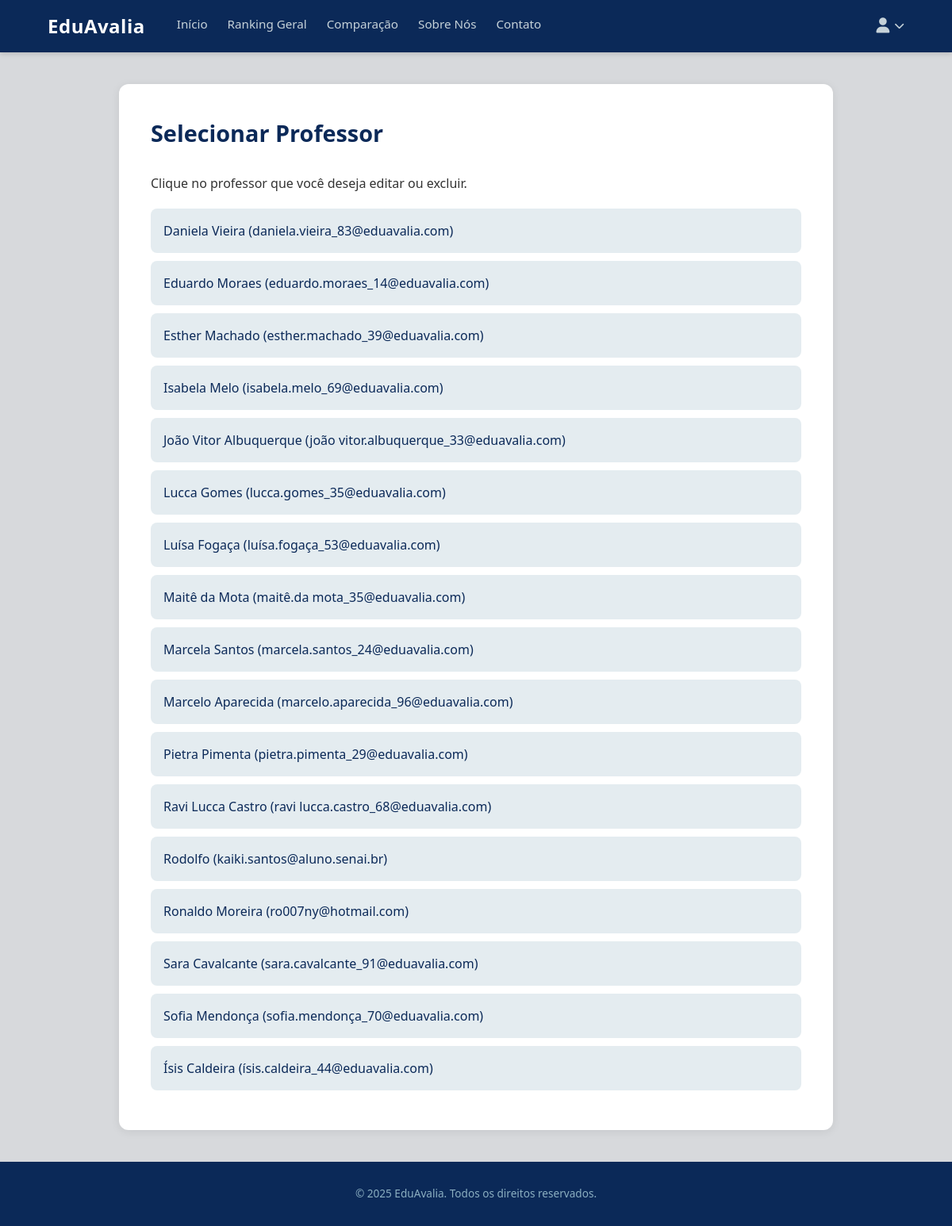
The page /professores/selecionar/ (signed in) on the database as committed earlier.
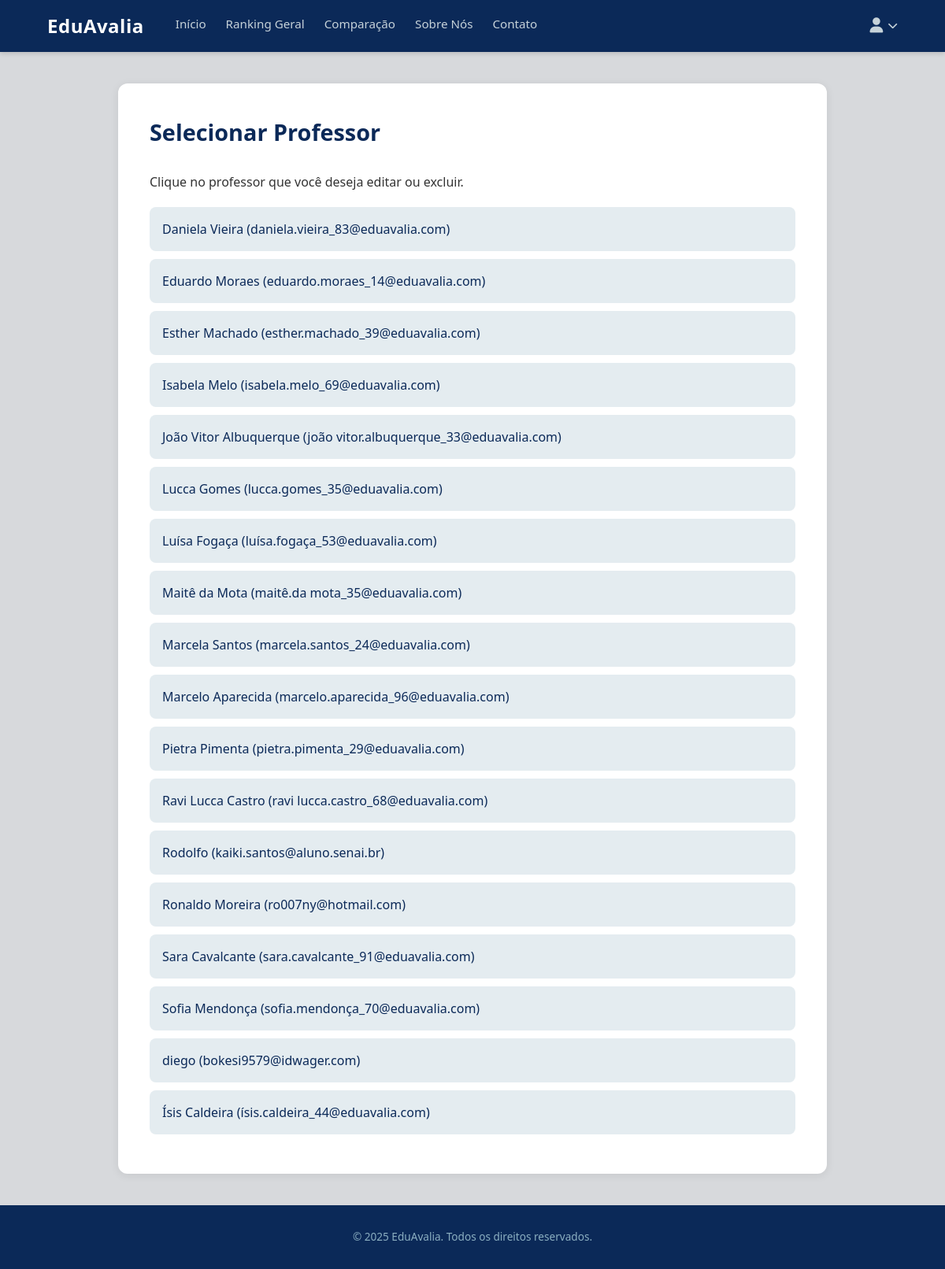
The same page on the database as committed later.
### avaliacoes/models.py (models this page shows, shortened)
class Professor(models.Model):
    user = models.OneToOneField(CustomUser, on_delete=models.CASCADE, limit_choices_to={'user_type': 'professor'})
    foto = models.ImageField(upload_to='professores_fotos/', blank=True, null=True)

class CustomUser(AbstractUser):
    USER_TYPE_CHOICES = (
        ('aluno', 'Aluno'),
        ('professor', 'Professor'),
        ('admin', 'Administrador'),
    )
    user_type = models.CharField(max_length=20, choices=USER_TYPE_CHOICES, default='aluno')
    cpf = models.CharField(max_length=11, unique=True)
    data_nascimento = models.DateField(null=True, blank=True)

### avaliacoes/views.py (the view)
# urls.py: path('professores/selecionar/', views.selecionar_professor_para_editar, name='selecionar_professor_para_editar'),
@staff_member_required
def selecionar_professor_para_editar(request):
    professores = Professor.objects.all().select_related('user').order_by('user__first_name')
    return render(request, 'avaliacoes/selecionar_professor_para_editar.html', {
        'professores': professores
    })

### avaliacoes/templates/avaliacoes/selecionar_professor_para_editar.html
{% extends 'base.html' %}
{% load static %}
{% block content %}
<main class="admin-container">
    <section class="admin-panel" style="max-width: 900px;">
        <h1>Selecionar Professor</h1>
        <p>Clique no professor que você deseja editar ou excluir.</p>
        <div class="professor-list-container" style="margin-top: 20px;">
            {% for professor in professores %}
            <a href="{% url 'editar_professor' professor.id %}" class="btn" style="
                display: block;
                width: 100%;
                text-align: left;
                margin-bottom: 10px;
                background-color: var(--painel-central);
                color: var(--azul-marinho);
                font-weight: 500;
                padding: 16px;
            ">
                {{ professor.user.get_full_name }} ({{ professor.user.email }})
            </a>
            {% empty %}
            <p>Nenhum professor cadastrado.</p>
            {% endfor %}
        </div>
    </section>
</main>
{% endblock content %}

Rows that differ between the two databases and show on the page:
added Professor: user.get_full_name "diego", user.email "bokesi9579@idwager.com"
